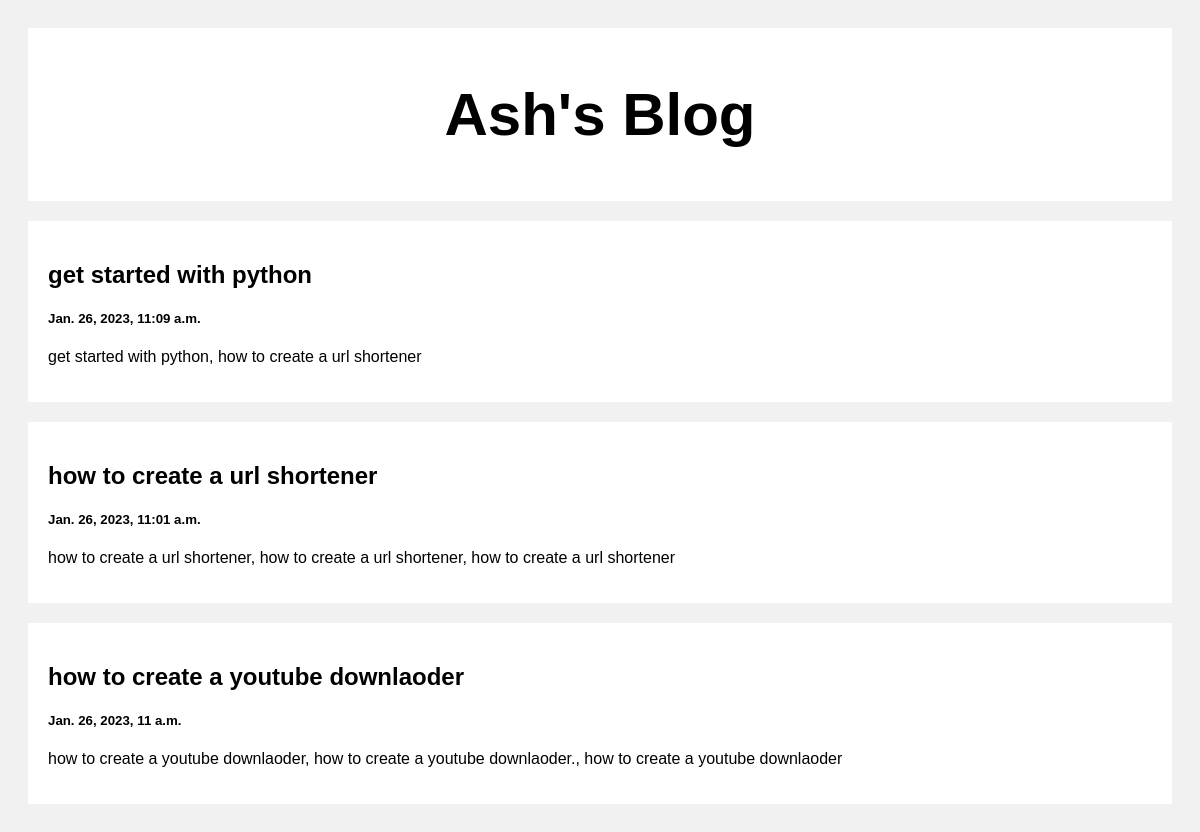
The page / on the database its author committed.
### post_app/models.py (models this page shows)
class Post(models.Model):
    title = models.CharField(max_length=100)
    body = models.CharField(max_length=1000000)
    created_at = models.DateTimeField(default=datetime.now, blank=True)

### post_app/views.py (the view)
# urls.py: path('', views.index, name = 'index'),
def index(request):
    posts = Post.objects.all()
    return render(request, 'index.html', {'posts':posts})

### templates/index.html (shortened to what this page needs)
<!DOCTYPE html>
<html>
<head>
</head>
<body>
<div class="header">
  <h2>Ash's Blog</h2>
</div>
<div class="row">
  <div class="leftcolumn">
    {% for post in posts reversed %}
    <div class="card">
      <a style="text-decoration: none; color: black;" " href="/post/{{post.id}}">
        <h2>{{post.title}}</h2>
        <h5>{{post.created_at}}</h5>
        <p>{{post.body|truncatewords:30}}</p>
      </a>
    </div>
    {% endfor %}
  </div>
</div>
</body>
</html>

### templates/index.html (style rules this page uses)
* { box-sizing: border-box; }
body { font-family: Arial; padding: 20px; background: #f1f1f1; }
.header { padding: 2px; font-size: 40px; text-align: center; background: white; }
.leftcolumn { float: left; width: 100%; }
.card { background-color: white; padding: 20px; margin-top: 20px; }
.row:after { content: ""; display: table; clear: both; }

### rows shown on the page
Post: title "get started with python", created_at "Jan. 26, 2023, 11:09 a.m.", body "get started with python, how to create a url shortener"
Post: title "how to create a url shortener", created_at "Jan. 26, 2023, 11:01 a.m.", body "how to create a url shortener, how to create a url shortener, how to create a url shortener"
Post: title "how to create a youtube downlaoder", created_at "Jan. 26, 2023, 11 a.m.", body "how to create a youtube downlaoder, how to create a youtube downlaoder., how to create a youtube downlaoder"
